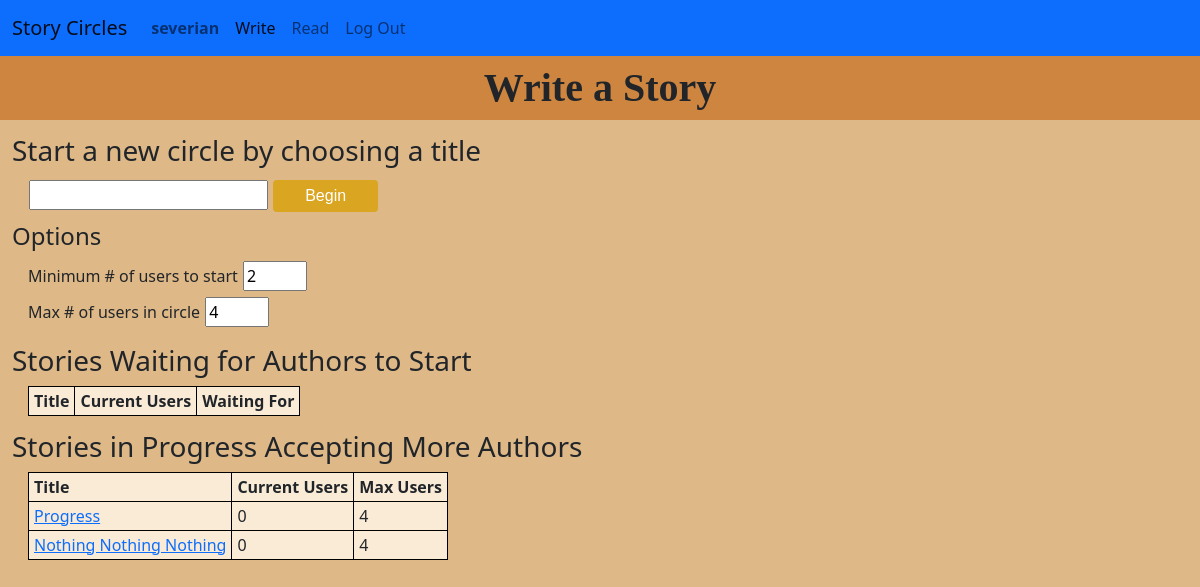
/circle/ (signed in), run on the app's committed database.
### circle/models.py (models this page shows, shortened)
class User(AbstractUser):
    user_since = models.DateTimeField(blank=False, auto_now_add=True)
    liked_stories = models.ManyToManyField(
        "Story",
        related_name="liked_by",
        blank=True,
    )
    def get_absolute_url(self):
        return reverse('user', args=[self.pk])

class Circle(models.Model):
    creation_time = models.DateTimeField(auto_now_add=True)
    threshold_user_ct = models.IntegerField() #This is the number of users that must be connected to start the story
    max_user_ct = models.IntegerField()
    user_ct = models.IntegerField(default=0)
    turn_order = models.JSONField(default=list)
    class Proposal(models.TextChoices):
        END_STORY = 'ES', _('End Story')
        NEW_PARAGRAPH = 'NP', _('New Paragraph')
    active_proposal = models.CharField(
        max_length=2,
        choices=Proposal.choices,
        blank=True,
        null=True,
    )
    proposing_user = models.ForeignKey('User',
                                        null=True, on_delete=models.SET_NULL,
                                        related_name='ending_proposed')
    approved_proposal = models.ManyToManyField(
        User,
        blank=True
    )
    story = models.OneToOneField(
        'Story',
        blank=True,
        on_delete=models.CASCADE,
    )
    objects = CircleManager()
    open_circles = OpenCircleManager()
    waiting_circles = WaitingCircleManager()

class Story(models.Model):
    title = models.TextField(unique=True)
    authors = models.ManyToManyField(
        User,
        related_name="stories",
        blank=True
    )
    text = models.TextField()
    start_time = models.DateTimeField(blank=True, null=True)
    finish_time = models.DateTimeField(blank=True, null=True)
    finished = models.BooleanField(default=False)
    def get_absolute_url(self):
        if self.finished:
            return reverse('finished_story', args = [self.pk])
        else:
            return reverse('circle', args = [self.circle.pk])
    """ Return the text as html with "\n\n" converted to paragraph breaks """

### circle/views.py (the view)
# urls.py: path('', views.index, name='index'),
@login_required
def index(request):
    return render(request, 'circle/index.html', {
        "open_circles": Circle.open_circles.all(),
        "waiting_circles": Circle.waiting_circles.order_by('creation_time')
    })

### circle/models.py (called while the page is built)
    def get_queryset(self):
        return super().get_queryset().filter(user_ct__lt=F('max_user_ct'), story__start_time__isnull=False)

    def get_queryset(self):
        return super().get_queryset().filter(story__start_time__isnull=True)

### circle/templates/circle/index.html (shortened to what this page needs)
{% extends "circle/layout.html" %}
{% load static %}
{% block fullwidth %}
    <h1 class="page-title">
        Write a Story
    </h1>
{% endblock %}
{% block body %}
<div class="col">
    <h3>Start a new circle by choosing a title</h3>
    <div class="input-div">
        <input id="title-input" type="text" size="20">
        <button id="title-submit" type="button">Begin</button><br>
    </div>
    <h4>Options</h4>
    <div class="input-div">
        <label for="threshold-user-ct">Minimum # of users to start</label>
        <input id="threshold-user-ct-input" type="number" name="threshold-user-ct" min="2" max="100" value="2"><br>
        <label for="max-user-ct">Max # of users in circle</label>
        <input id="max-user-ct-input" type="number" name="max-user-ct" min ="2" max="100" value="4">
    </div>
    <h3>Stories Waiting for Authors to Start</h3>
    <table>
        <tr>
            <th>Title</th>
            <th>Current Users</th>
            <th>Waiting For</th>
        </tr>
    </table>
    <h3>Stories in Progress Accepting More Authors</h3>
    <table>
        <tr>
            <th>Title</th>
            <th>Current Users</th>
            <th>Max Users</th>
        </tr>
        {% for circle in open_circles %}
        <tr>
            <td><a href="{{ circle.story.get_absolute_url }}">{{ circle.story.title }}</a></td>
            <td>{{ circle.user_ct }}</td>
            <td>{{ circle.max_user_ct }}</td>
        </tr>
        {% endfor %}
    </table>
</div>
{% endblock %}

### circle/templates/circle/layout.html (shortened to what this page needs)
{% load static %}
<!DOCTYPE html>
<html lang="en">
    <head>
        <link href="https://cdn.jsdelivr.net/npm/bootstrap@5.0.0-beta1/dist/css/bootstrap.min.css" rel="stylesheet">
        <link href="{% static 'circle/styles.css' %}" rel="stylesheet">
    </head>
    <body>
        <nav class="navbar navbar-expand-md navbar-light bg-primary">
            <div class="container-fluid">
                <a class="navbar-brand" href="{% url 'index' %}">Story Circles</a>
                <div class="collapse navbar-collapse" id="navbarToggle">
                    <ul class="navbar-nav me-auto">
                        {% if user.is_authenticated %}
                        <li class="nav-item">
                            <a class="nav-link" id="current-user-nav" href="{{ user.get_absolute_url }}"><strong>{{ user.username }}</strong></a>
                        </li>
                        <li class="nav-item">
                            <a class="nav-link" id="write-nav" href="{% url 'index' %}">Write</a>
                        </li>
                        <li class="nav-item">
                            <a class="nav-link" id="read-nav" href="{% url 'finished_stories' %}">Read</a>
                        </li>
                        <li class="nav-item">
                            <a class="nav-link" href="{% url 'logout' %}">Log Out</a>
                        </li>
                        {% endif %}
                    </ul>
                </div>
            </div>
        </nav>
            {% block fullwidth %}
            {% endblock %}
            <div id="content-container" class="container-xxl d-flex flex-column h-100">
                <div id="content-row" class="row d-flex flex-fill">
                {% block body %}
                {% endblock %}
                </div>
            </div>
    </body>
</html>

### circle/static/circle/styles.css (style rules this page uses)
html, body { height: 100%; }
.flex-fill { flex: 1; }
body { background-color: BurlyWood; }
h1 { margin-top: 0.5rem; text-align: center; font-weight: bold; font-family: "Times New Roman", serif; }
.page-title { background-color: Peru; margin: 0; padding: 0.5rem; }
h3 { margin-top: 0.5em; }
h4 { margin-top: 0.25em; }
input { box-sizing: border-box; margin: 3px 1px; }
input[type=number] { width: 4em; }
button { display: inline-block; border-radius: 0.25rem; border: none; padding: 0.25rem 2rem; margin: 0.25rem 0; text-decoration: none; background: Goldenrod; color: #ffffff; font-family: sans-serif; font-size: 1rem; cursor: pointer; text-align: center; transition: background 250ms ease-in-out, transform 150ms ease; -webkit-appearance: none; -moz-appearance: none; }
.input-div { margin-left: 1rem; }
table { background-color: AntiqueWhite; border-collapse: collapse; margin-left: 1rem; }
table, th, td { border: 1px solid black; padding: 2px 5px; }

### data on the page
User: username "severian"
Circle: story "Progress", user_ct "0", max_user_ct "4"
Circle: story "Nothing Nothing Nothing", user_ct "0", max_user_ct "4"
